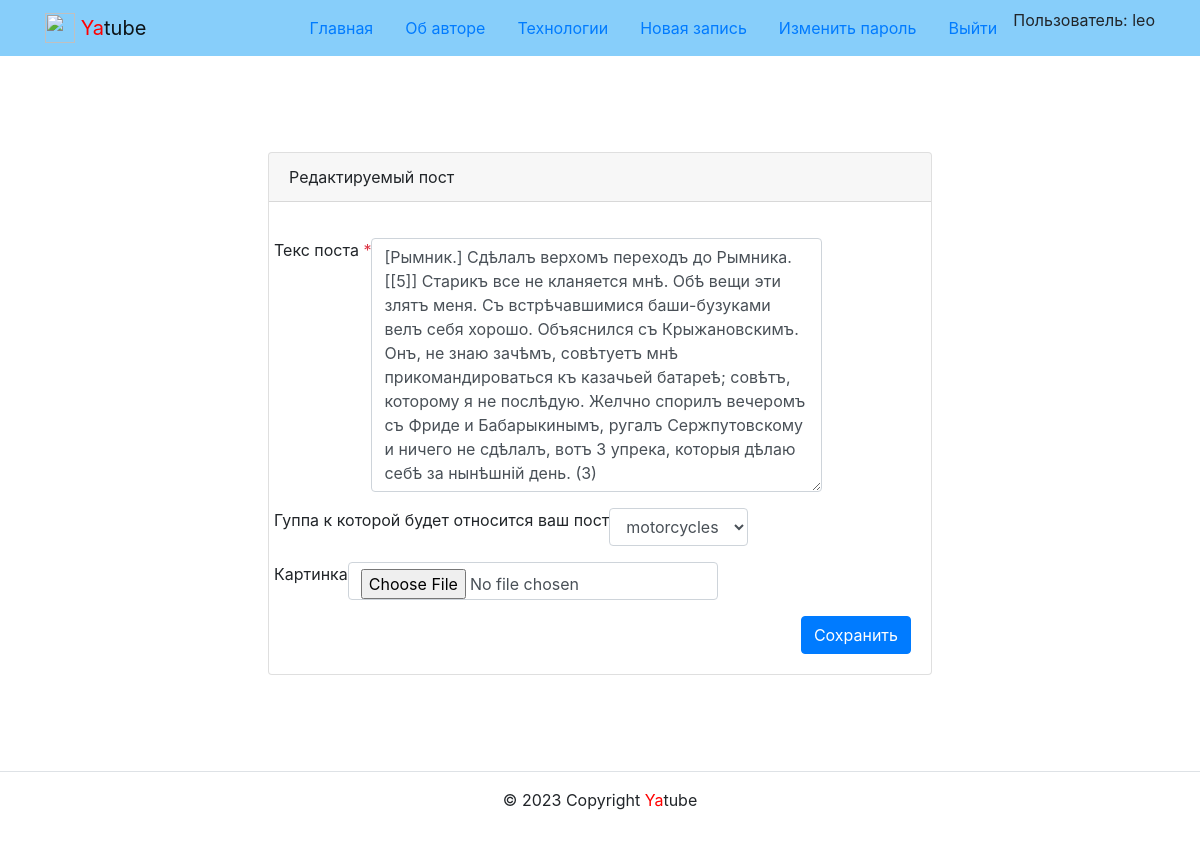
/posts/36/edit/ (signed in), run on the app's committed database.
### posts/models.py (models this page shows, shortened)
class Post(models.Model):
    text = models.TextField(
        max_length=200, verbose_name='Текст',
    )
    pub_date = models.DateTimeField(
        auto_now_add=True, verbose_name='Дата'
    )
    author = models.ForeignKey(
        User,
        on_delete=models.CASCADE,
        related_name='posts',
        verbose_name='Автор'
    )
    group = models.ForeignKey(
        Group, blank=True, null=True,
        on_delete=models.SET_NULL,
        related_name='posts',
        verbose_name='Группа',
    )
    image = models.ImageField(
        'Картинка',
        upload_to='posts/',
        blank=True
    )
    class Meta:
        ordering = ('-pub_date',)
        verbose_name_plural = 'Посты'

### posts/views.py (the view)
# urls.py: path('posts/<post_id>/edit/', views.post_edit, name='post_edit'),
@login_required
def post_edit(request, post_id):
    is_edit = True
    post = get_object_or_404(Post, id=post_id)
    if post.author != request.user:
        return redirect('posts:post_detail', post.id)
    form = PostForm(
        request.POST or None,
        files=request.FILES or None,
        instance=post,
    )
    if form.is_valid():
        form.save()
        return redirect('posts:post_detail', post.id)
    context = {
        'form': form,
        'is_edit': is_edit,
        'post': post,
    }
    return render(request, 'posts/post_create.html', context)

### posts/forms.py
class PostForm(forms.ModelForm):
    class Meta:
        model = Post
        fields = ('text', 'group', 'image')
        labels = {
             'text': 'Текс поста',
             'group': 'Гуппа к которой будет относится ваш пост'
        }

### core/context_processors/year.py (called while the page is built)
def year(request):
    return {
        'year': datetime.now().year
    }

### core/templatetags/user_filters.py (called while the page is built)
@register.filter
def addclass(field, css):
    return field.as_widget(attrs={'class': css})

### posts/models.py (called while the page is built)
    def __str__(self):
        return self.title

### templates/posts/post_create.html (shortened to what this page needs)
{% extends 'base.html' %}
{% load user_filters %}
{% block content %}
<div class="container py-5">
  <div class="row justify-content-center">
    <div class="col-md-8 p-5">
      <div class="card">
        <div class="card-header">
          {% if is_edit %}
            Редактируемый пост
          {% else %}
            Новый пост
          {% endif %}
        </div>
        <div class="card-body">
          <form method="post" enctype="multipart/form-data" action="{% if is_edit %}{% url 'posts:post_edit' post.id %}
          {% else %}{% url 'posts:post_create' %}{% endif %}">
          {% for field in form %}
          <div class="form-group row my-3"
          {% if field.field.required %}
            aria-required="true"
          {% else %}
            aria-required="false"
          {% endif %}
          >
          <label for="{{ field.id_for_label }}">
            {{ field.label }}
              {% if field.field.required %}
                <span class="required text-danger">*</span>
              {% endif %}
          </label>
          <div>
            {{ field|addclass:'form-control' }}
          </div>
          </div>
          {% endfor %}
            <div class="d-flex justify-content-end">
            <button type="submit" class="btn btn-primary">
              {% if is_edit %}
                Сохранить
              {% else %}
                Добавить
              {% endif %}
            </button>
            </div>
            </div>
        </div>
      </div>
    </div>
  </div>
{% endblock %}

### templates/includes/header.html (shortened to what this page needs)
{% load static %}
<header>
  <nav class="navbar navbar-light" style="background-color: lightskyblue">
    <div class="container">
      <a class="navbar-brand" href="{% url 'posts:index' %}">
        <img src="{% static 'img/logo.png' %}" width="30" height="30"
        class="d-inline-block align-top" alt="">
        <span style="color:red">Ya</span>tube
      </a>
      {% with request.resolver_match.view_name as view_name %}
      <ul class="nav nav-pills">
        <li class="nav-item">
          <a class="nav-link {% if view_name == 'posts:index' %}active{% endif %}"
            href="{% url 'posts:index' %}">Главная</a>
        </li>
        <li class="nav-item">
          <a class="nav-link {% if view_name == 'about:author' %}active{% endif %}"
            href="{% url 'about:author' %}">Об авторе</a>
        </li>
        <li class="nav-item">
          <a class="nav-link {% if view_name == 'about:tech' %}active{% endif %}"
            href="{% url 'about:tech' %}">Технологии</a>
        </li>
        {% if request.user.is_authenticated %}
        <li class="nav-item">
          <a class="nav-link {% if view_name == 'posts:post_create' %}active{% endif %}"
            href="{% url 'posts:post_create' %}">Новая запись</a>
        </li>
        <li class="nav-item">
          <a class="nav-link link-light" href="{% url 'users:password_change_form' %}">Изменить пароль</a>
        </li>
        <li class="nav-item">
          <a class="nav-link link-light" href="{% url 'users:logout' %}">Выйти</a>
        </li>
        <li>
          Пользователь: {{ user.username }}
        </li>
        {% endif %}
      </ul>
      {% endwith %}
    </div>
  </nav>
</header>

### data on the page
Post: form "[Рымник.] Сдѣлалъ верхомъ переходъ до Рымника. [[5]] Старикъ все не кланяется мнѣ. Обѣ вещи эти злятъ меня. Съ встрѣчавшимися баши-бузуками велъ себя хорошо. Объяснился съ Крыжановскимъ. Онъ, не знаю зачѣмъ, совѣтуетъ мнѣ прикомандироваться къ казачьей батареѣ; совѣтъ, которому я не послѣдую. Желчно спорилъ вечеромъ съ Фриде и Бабарыкинымъ, ругалъ Сержпутовскому и ничего не сдѣлалъ, вотъ 3 упрека, которыя дѣлаю себѣ за нынѣшній день. (3)" "motorcycles"

### other printed values
{{ user.username }} "leo"
{{ field.label }} "Текс поста" "Гуппа к которой будет относится ваш пост" "Картинка"
